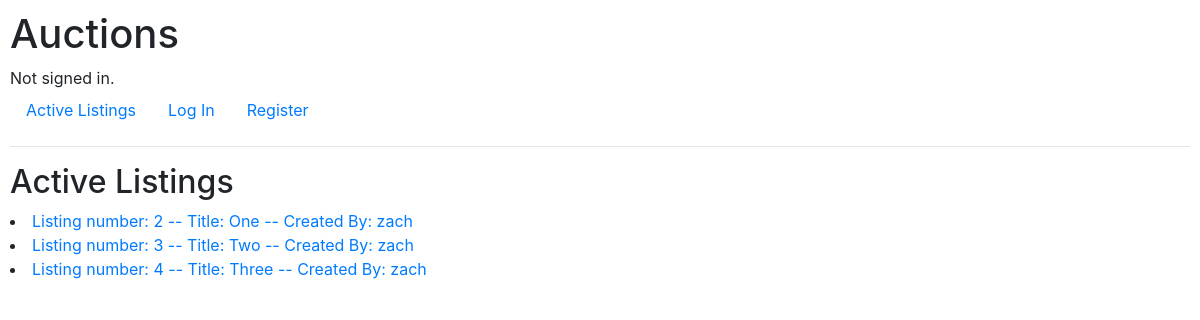
The page / on the database its author committed.
### auctions/models.py (models this page shows)
class Listing(models.Model):
    CATEGORIES = [
        ("MOT", "Motors"),
        ("ART", "Collectibles & Art"),
        ("ELE", "Electronics"),
        ("H&G", "Home & Garden"),
        ("C&A", "Clothing & Accessories"),
        ("TOY", "Toys"),
        ("SPG", "Sporting Goods"),
        ("B&I", "Business & Industrial"),
        ("J&W", "Jewelry & Watches")
    ]
    title = models.CharField(max_length=100)
    description = models.TextField()
    price = models.DecimalField(max_digits=19, decimal_places=2, default=0.00)
    creator = models.ForeignKey(User, on_delete=models.CASCADE, related_name="listings")
    category = models.CharField(max_length=3, choices=CATEGORIES)
    image_URL = models.URLField(blank=True)
    active = models.BooleanField(default=True)
    def __str__(self):
        content = (
            f"Listing number: {self.id} -- Title: {self.title} -- Created By: {self.creator}"
        )
        return content

class User(AbstractUser):
    pass

### auctions/views.py (the view)
# urls.py: path("", views.index, name="index"),
def index(request):
    active_listings = Listing.objects.filter(active=True)
    return render(request, "auctions/index.html",{
        "active_listings": active_listings
    })

### auctions/templates/auctions/index.html
{% extends "auctions/layout.html" %}
{% block body %}
    <h2>Active Listings</h2>
    {% for listing in active_listings %}
        <li>
            <a href="{% url 'auctions:listing' listing.id %}">
                {{ listing }}
        </li>
    {% endfor %}
{% endblock %}

### auctions/static/auctions/styles.css (style rules this page uses)
body { padding: 10px; }

### rows shown on the page
Listing: id+title+creator "Listing number: 2 -- Title: One -- Created By: zach"
Listing: id+title+creator "Listing number: 3 -- Title: Two -- Created By: zach"
Listing: id+title+creator "Listing number: 4 -- Title: Three -- Created By: zach"
